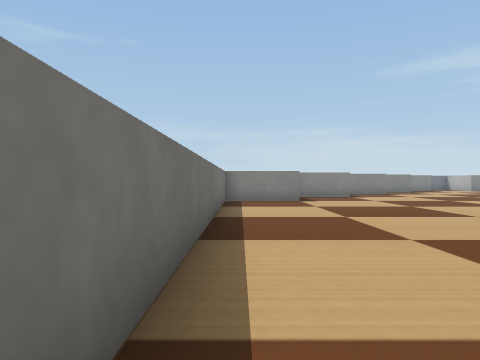
view 1 (above)

22 first-person views from a walk through a Webots world. The camera is 0.07 m above the floor, looks level and sees 70° across. The floor is counted in squares, 0.1 m on a side. Each view is taken from the middle of a square. On the plan, view 1 faces up. The plan holds only what a view shows up to about 10 squares ahead; the rest is blank. Robots are left out. Webots' stock objects and surfaces are drawn as simple stand-ins.

view 2
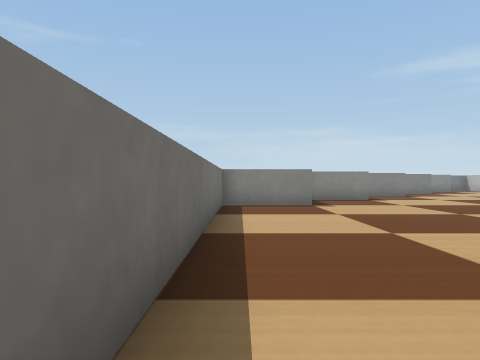

view 3
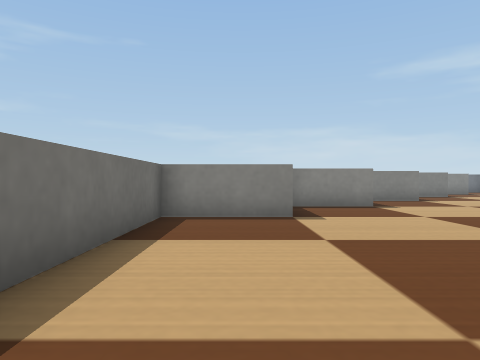

view 4
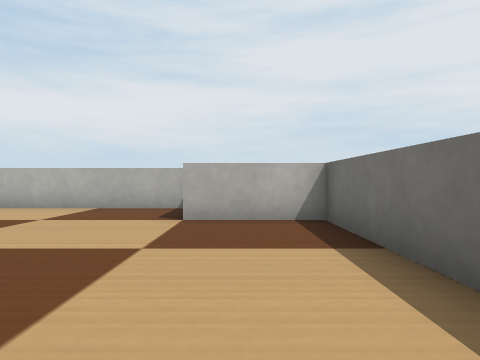

view 5
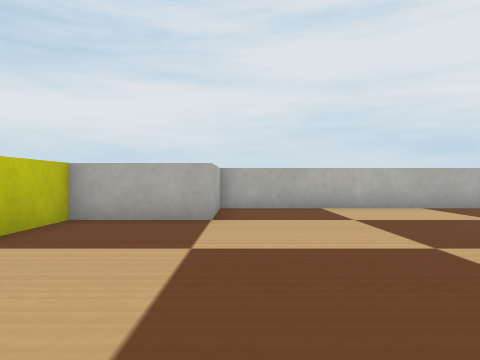

view 6
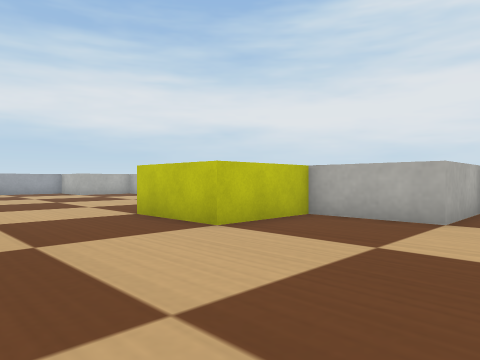

view 7
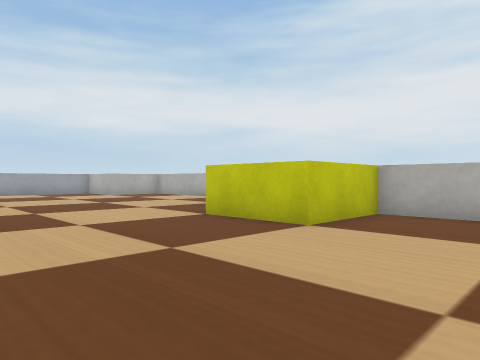

view 8
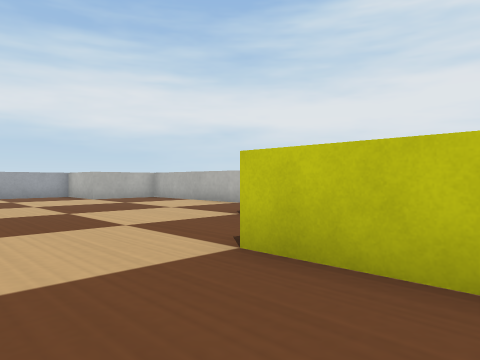

view 9
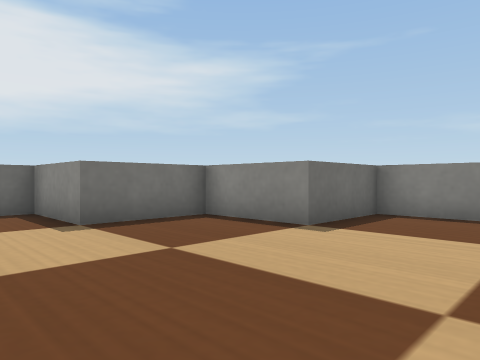

view 10
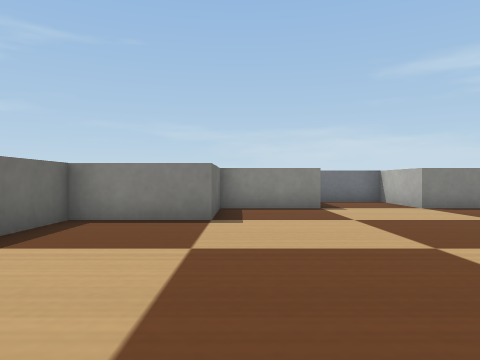

view 11
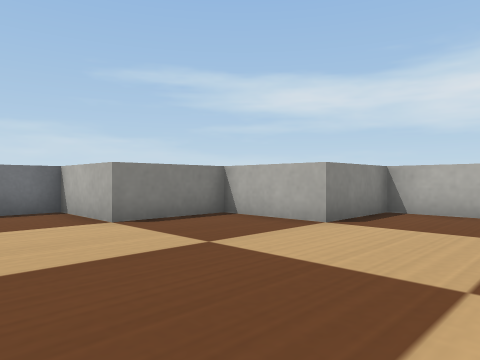

view 12
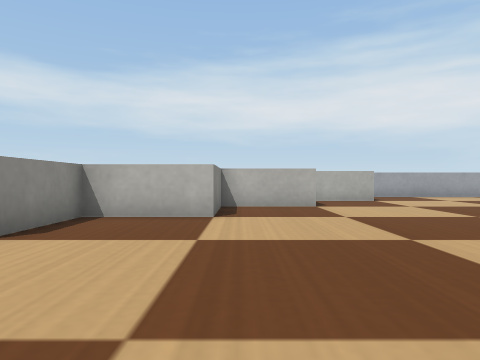

view 13
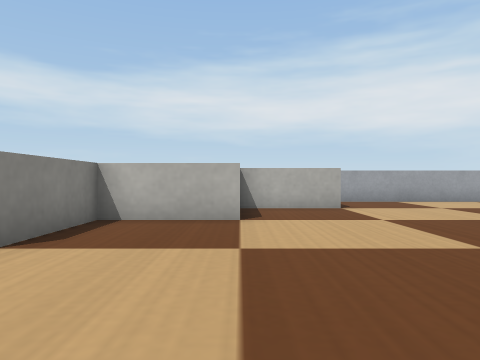

view 14
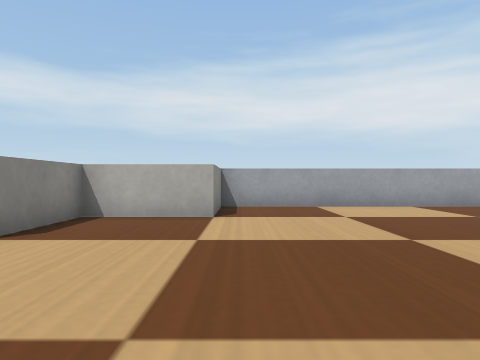

view 15
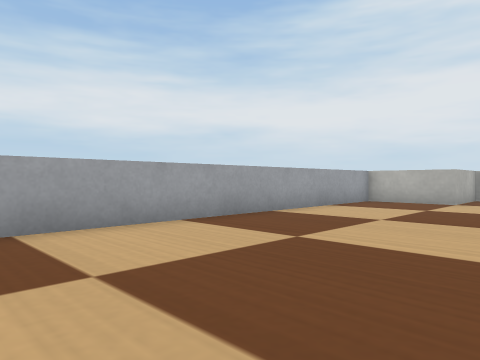

view 16
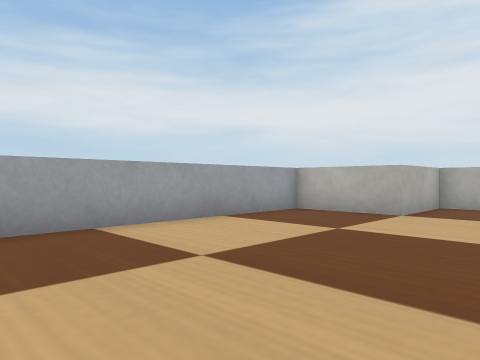

view 17
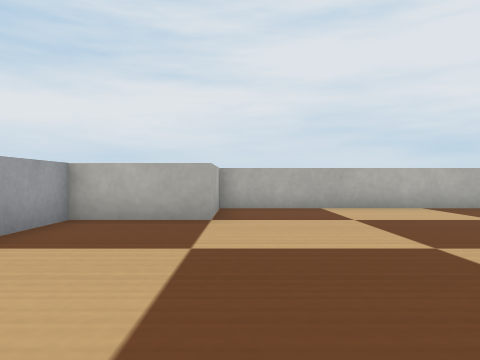

view 18
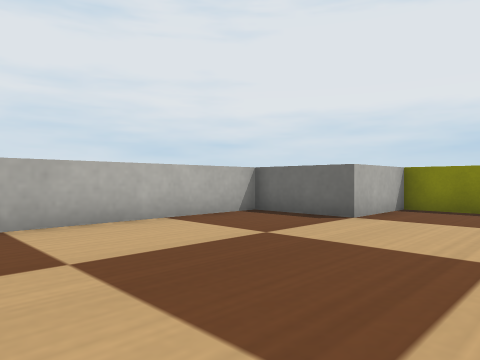

view 19
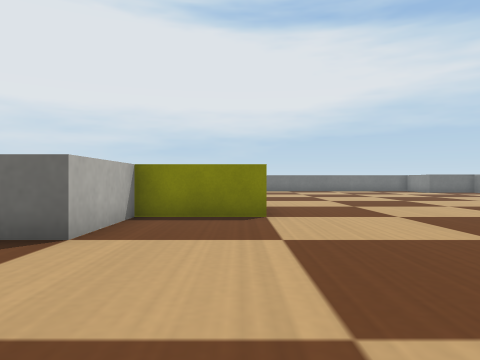

view 20
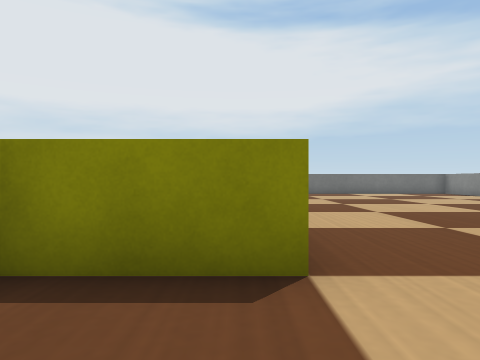

view 21
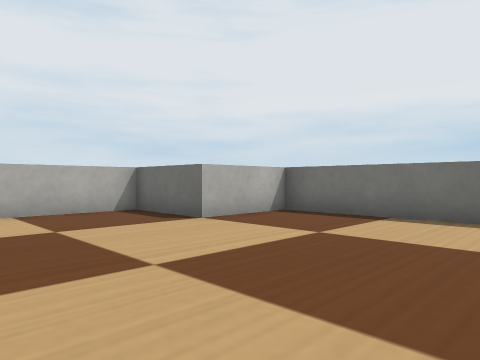

view 22
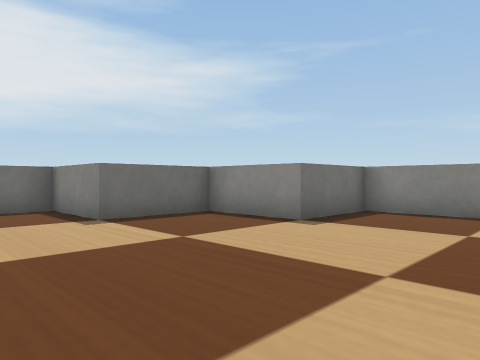

### Floor plan
Points are (right, up) in squares from view 1. A wall is a line through its corners. A room is listed if a view was taken in it or the views show most of it. See-through windows are left out.
Room 1 (views 1, 2, 3, 4, 5, 6, 7, 8, 9, 10, 11, 12, 13, 14, 15, 16, 17, 18, 19, 20, 21, 22)
walls: (22, 14) (22, 16.5) (19.5, 16.5) (19.5, 19) (17, 19) (17, 21.5) (14.5, 21.5) (14.5, 24) (13.4, 24); (12, 21.5) (9.5, 21.5) (9.5, 19) (7, 19) (7, 16.5) (4.5, 16.5) (4.5, 14) (2, 14) (2, 11.5) (-0.5, 11.5) (-0.5, -1) (2, -1) (2, -3.5) (9.5, -3.5) (9.5, -1) (12, -1) (12, 1.5) (14.5, 1.5) (14.5, -1) (17, -1) (17, -3.5) (24.5, -3.5) (24.5, -1) (27, -1) (27, 11.5) (24.5, 11.5) (24.5, 14) (22.2, 14)

Positions as (right, up) in squares from view 1, and headings:
1: (0, 0), facing up
2: (0, 2), facing up
3: (1, 5), facing up
4: (1, 5), facing down
5: (9, 5), facing down
6: (8, 5), facing down-right
7: (9, 6), facing down-right
8: (12, 4), facing down-right
9: (10, 12), facing up-left
10: (10, 13), facing up
11: (12, 16), facing up-right
12: (13, 16), facing right
13: (16, 14), facing right
14: (18, 11), facing right
15: (22, 10), facing down-right
16: (22, 6), facing down-right
17: (24, 5), facing down
18: (23, 2), facing down-left
19: (21, 1), facing left
20: (17, 1), facing left
21: (6, 4), facing down-left
22: (8, 9), facing up-left
